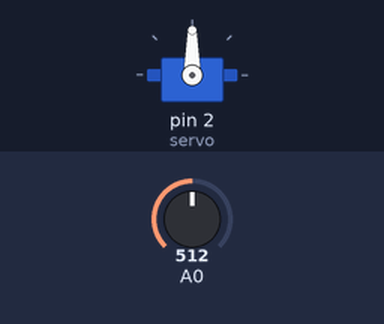
Recording of a sketch running on a simulated Arduino Uno, built with avr-gcc and run on an emulated ATmega328P. Parts: servo. The inputs (shaded band) are chosen by the test bench; at power-on: A0 = 512.

Above: at 1.2 s.
1.3 s: A0 set to 716
At 1.8 s:
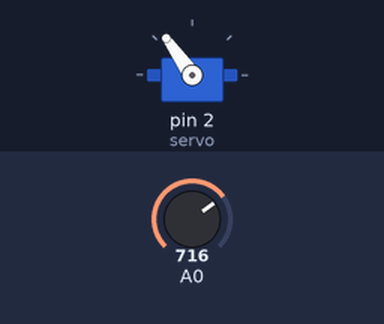
2.8 s: A0 set to 900
At 3.9 s:
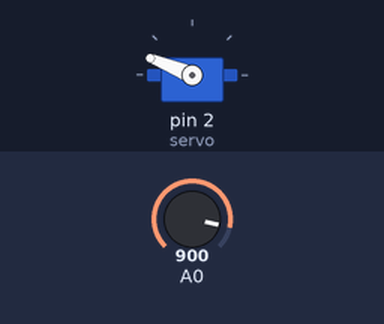
4.3 s: A0 set to 1023
At 5.3 s:
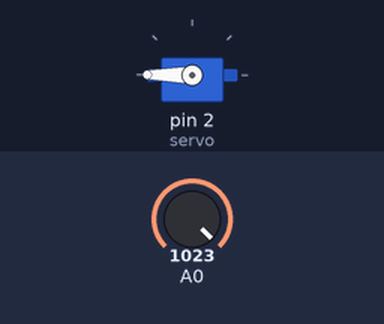
5.8 s: A0 set to 306
At 6.2 s:
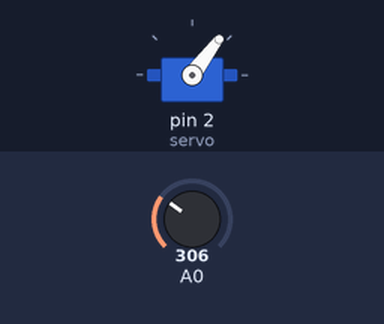
7.3 s: A0 set to 122
At 7.6 s:
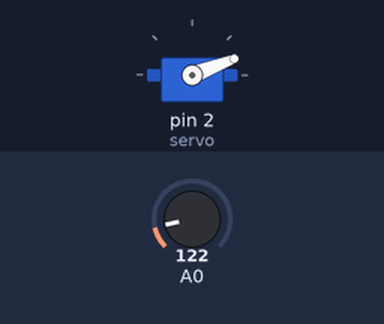
Timing chart, 0 to 9.8 s (numbered marks = the images above; inputs shaded):
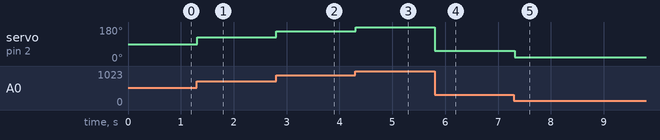

The sketch:

10_servo.ino
```cpp
#include <Servo.h>
Servo servo;

void setup() {
  servo.attach(2);
  pinMode(A0, INPUT);
}

void loop() {
  // Knob
  servo.write(
    map(analogRead(A0), 0,1023,0,180)
  );
  delay(15);

  // Sweep
  // for (int i = 0; i <= 180; i++) {
  //   delay(15);
  //   servo.write(i);
  // }

  // for (int j = 180; j >= 0; j--) {
  //   servo.write(j);
  //   delay(15);
  // }
}
```

Measured:
- after the input at 1.3 s, servo on pin 2 (servo): 90° → 125° at once
- after the input at 2.8 s, servo on pin 2 (servo): 125° → 158° at once
- after the input at 4.3 s, servo on pin 2 (servo): 158° → 180° at once
- after the input at 5.8 s, servo on pin 2 (servo): 180° → 53° at once
- after the input at 7.3 s, servo on pin 2 (servo): 53° → 21° at once
